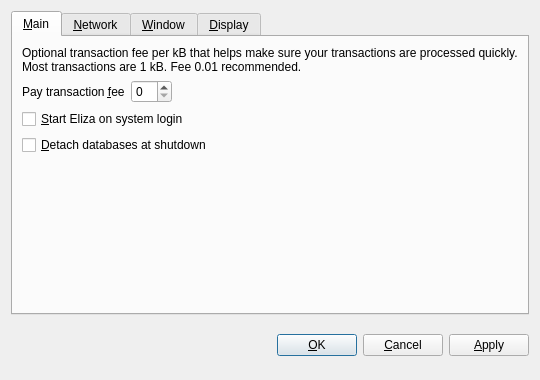
<?xml version="1.0" encoding="UTF-8"?>
<ui version="4.0">
 <class>OptionsDialog</class>
 <widget class="QDialog" name="OptionsDialog">
  <property name="geometry">
   <rect>
    <x>0</x>
    <y>0</y>
    <width>540</width>
    <height>380</height>
   </rect>
  </property>
  <property name="windowTitle">
   <string>Options</string>
  </property>
  <property name="modal">
   <bool>true</bool>
  </property>
  <layout class="QVBoxLayout" name="verticalLayout">
   <item>
    <widget class="QTabWidget" name="tabWidget">
     <property name="tabPosition">
      <enum>QTabWidget::North</enum>
     </property>
     <property name="currentIndex">
      <number>0</number>
     </property>
     <widget class="QWidget" name="tabMain">
      <attribute name="title">
       <string>&amp;Main</string>
      </attribute>
      <layout class="QVBoxLayout" name="verticalLayout_Main">
       <item>
        <widget class="QLabel" name="transactionFeeInfoLabel">
         <property name="text">
          <string>Optional transaction fee per kB that helps make sure your transactions are processed quickly. Most transactions are 1 kB. Fee 0.01 recommended.</string>
         </property>
         <property name="textFormat">
          <enum>Qt::PlainText</enum>
         </property>
         <property name="wordWrap">
          <bool>true</bool>
         </property>
        </widget>
       </item>
       <item>
        <layout class="QHBoxLayout" name="horizontalLayout_Main">
         <item>
          <widget class="QLabel" name="transactionFeeLabel">
           <property name="text">
            <string>Pay transaction &amp;fee</string>
           </property>
           <property name="textFormat">
            <enum>Qt::PlainText</enum>
           </property>
           <property name="buddy">
            <cstring>transactionFee</cstring>
           </property>
          </widget>
         </item>
         <item>
          <widget class="BitcoinAmountField" name="transactionFee"/>
         </item>
         <item>
          <spacer name="horizontalSpacer_Main">
           <property name="orientation">
            <enum>Qt::Horizontal</enum>
           </property>
           <property name="sizeHint" stdset="0">
            <size>
             <width>40</width>
             <height>20</height>
            </size>
           </property>
          </spacer>
         </item>
        </layout>
       </item>
       <item>
        <widget class="QCheckBox" name="bitcoinAtStartup">
         <property name="toolTip">
          <string>Automatically start Eliza after logging in to the system.</string>
         </property>
         <property name="text">
          <string>&amp;Start Eliza on system login</string>
         </property>
        </widget>
       </item>
       <item>
        <widget class="QCheckBox" name="detachDatabases">
         <property name="toolTip">
          <string>Detach block and address databases at shutdown. This means they can be moved to another data directory, but it slows down shutdown. The wallet is always detached.</string>
         </property>
         <property name="text">
          <string>&amp;Detach databases at shutdown</string>
         </property>
        </widget>
       </item>
       <item>
        <spacer name="verticalSpacer_Main">
         <property name="orientation">
          <enum>Qt::Vertical</enum>
         </property>
         <property name="sizeHint" stdset="0">
          <size>
           <width>20</width>
           <height>40</height>
          </size>
         </property>
        </spacer>
       </item>
      </layout>
     </widget>
     <widget class="QWidget" name="tabNetwork">
      <attribute name="title">
       <string>&amp;Network</string>
      </attribute>
      <layout class="QVBoxLayout" name="verticalLayout_Network">
       <item>
        <widget class="QCheckBox" name="mapPortUpnp">
         <property name="toolTip">
          <string>Automatically open the Eliza client port on the router. This only works when your router supports UPnP and it is enabled.</string>
         </property>
         <property name="text">
          <string>Map port using &amp;UPnP</string>
         </property>
        </widget>
       </item>
       <item>
        <widget class="QCheckBox" name="connectSocks">
         <property name="toolTip">
          <string>Connect to the Eliza network through a SOCKS proxy (e.g. when connecting through Tor).</string>
         </property>
         <property name="text">
          <string>&amp;Connect through SOCKS proxy:</string>
         </property>
        </widget>
       </item>
       <item>
        <layout class="QHBoxLayout" name="horizontalLayout_Network">
         <item>
          <widget class="QLabel" name="proxyIpLabel">
           <property name="text">
            <string>Proxy &amp;IP:</string>
           </property>
           <property name="textFormat">
            <enum>Qt::PlainText</enum>
           </property>
           <property name="buddy">
            <cstring>proxyIp</cstring>
           </property>
          </widget>
         </item>
         <item>
          <widget class="QValidatedLineEdit" name="proxyIp">
           <property name="maximumSize">
            <size>
             <width>140</width>
             <height>16777215</height>
            </size>
           </property>
           <property name="toolTip">
            <string>IP address of the proxy (e.g. 127.0.0.1)</string>
           </property>
          </widget>
         </item>
         <item>
          <widget class="QLabel" name="proxyPortLabel">
           <property name="text">
            <string>&amp;Port:</string>
           </property>
           <property name="textFormat">
            <enum>Qt::PlainText</enum>
           </property>
           <property name="buddy">
            <cstring>proxyPort</cstring>
           </property>
          </widget>
         </item>
         <item>
          <widget class="QLineEdit" name="proxyPort">
           <property name="maximumSize">
            <size>
             <width>55</width>
             <height>16777215</height>
            </size>
           </property>
           <property name="toolTip">
            <string>Port of the proxy (e.g. 9050)</string>
           </property>
          </widget>
         </item>
         <item>
          <widget class="QLabel" name="socksVersionLabel">
           <property name="text">
            <string>SOCKS &amp;Version:</string>
           </property>
           <property name="textFormat">
            <enum>Qt::PlainText</enum>
           </property>
           <property name="buddy">
            <cstring>socksVersion</cstring>
           </property>
          </widget>
         </item>
         <item>
          <widget class="QValueComboBox" name="socksVersion">
           <property name="toolTip">
            <string>SOCKS version of the proxy (e.g. 5)</string>
           </property>
          </widget>
         </item>
         <item>
          <spacer name="horizontalSpacer_Network">
           <property name="orientation">
            <enum>Qt::Horizontal</enum>
           </property>
           <property name="sizeHint" stdset="0">
            <size>
             <width>40</width>
             <height>20</height>
            </size>
           </property>
          </spacer>
         </item>
        </layout>
       </item>
       <item>
        <spacer name="verticalSpacer_Network">
         <property name="orientation">
          <enum>Qt::Vertical</enum>
         </property>
         <property name="sizeHint" stdset="0">
          <size>
           <width>20</width>
           <height>40</height>
          </size>
         </property>
        </spacer>
       </item>
      </layout>
     </widget>
     <widget class="QWidget" name="tabWindow">
      <attribute name="title">
       <string>&amp;Window</string>
      </attribute>
      <layout class="QVBoxLayout" name="verticalLayout_Window">
       <item>
        <widget class="QCheckBox" name="minimizeToTray">
         <property name="toolTip">
          <string>Show only a tray icon after minimizing the window.</string>
         </property>
         <property name="text">
          <string>&amp;Minimize to the tray instead of the taskbar</string>
         </property>
        </widget>
       </item>
       <item>
        <widget class="QCheckBox" name="minimizeOnClose">
         <property name="toolTip">
          <string>Minimize instead of exit the application when the window is closed. When this option is enabled, the application will be closed only after selecting Quit in the menu.</string>
         </property>
         <property name="text">
          <string>M&amp;inimize on close</string>
         </property>
        </widget>
       </item>
       <item>
        <spacer name="verticalSpacer_Window">
         <property name="orientation">
          <enum>Qt::Vertical</enum>
         </property>
         <property name="sizeHint" stdset="0">
          <size>
           <width>20</width>
           <height>40</height>
          </size>
         </property>
        </spacer>
       </item>
      </layout>
     </widget>
     <widget class="QWidget" name="tabDisplay">
      <attribute name="title">
       <string>&amp;Display</string>
      </attribute>
      <layout class="QVBoxLayout" name="verticalLayout_Display">
       <item>
        <layout class="QHBoxLayout" name="horizontalLayout_1_Display">
         <item>
          <widget class="QLabel" name="langLabel">
           <property name="text">
            <string>User Interface &amp;language:</string>
           </property>
           <property name="textFormat">
            <enum>Qt::PlainText</enum>
           </property>
           <property name="buddy">
            <cstring>lang</cstring>
           </property>
          </widget>
         </item>
         <item>
          <widget class="QValueComboBox" name="lang">
           <property name="toolTip">
            <string>The user interface language can be set here. This setting will take effect after restarting Eliza.</string>
           </property>
          </widget>
         </item>
        </layout>
       </item>
       <item>
        <layout class="QHBoxLayout" name="horizontalLayout_2_Display">
         <item>
          <widget class="QLabel" name="unitLabel">
           <property name="text">
            <string>&amp;Unit to show amounts in:</string>
           </property>
           <property name="textFormat">
            <enum>Qt::PlainText</enum>
           </property>
           <property name="buddy">
            <cstring>unit</cstring>
           </property>
          </widget>
         </item>
         <item>
          <widget class="QValueComboBox" name="unit">
           <property name="toolTip">
            <string>Choose the default subdivision unit to show in the interface and when sending coins.</string>
           </property>
          </widget>
         </item>
        </layout>
       </item>
       <item>
        <widget class="QCheckBox" name="displayAddresses">
         <property name="toolTip">
          <string>Whether to show Eliza addresses in the transaction list or not.</string>
         </property>
         <property name="text">
          <string>&amp;Display addresses in transaction list</string>
         </property>
        </widget>
       </item>
       <item>	   
	     <widget class="QCheckBox" name="coinControlFeatures">
         <property name="toolTip">
          <string>Whether to show coin control features or not.</string>
          </property>
         <property name="text">
         <string>Display coin &amp;control features (experts only!)</string>
          </property>
         </widget>
        </item>
        <item>
        <spacer name="verticalSpacer_Display">
         <property name="orientation">
          <enum>Qt::Vertical</enum>
         </property>
         <property name="sizeHint" stdset="0">
          <size>
           <width>20</width>
           <height>40</height>
          </size>
         </property>
        </spacer>
       </item>
      </layout>
     </widget>
    </widget>
   </item>
   <item>
    <layout class="QHBoxLayout" name="horizontalLayout_Buttons">
     <item>
      <spacer name="horizontalSpacer_1">
       <property name="orientation">
        <enum>Qt::Horizontal</enum>
       </property>
       <property name="sizeHint" stdset="0">
        <size>
         <width>40</width>
         <height>48</height>
        </size>
       </property>
      </spacer>
     </item>
     <item>
      <widget class="QLabel" name="statusLabel">
       <property name="font">
        <font>
         <weight>75</weight>
         <bold>true</bold>
        </font>
       </property>
       <property name="text">
        <string/>
       </property>
       <property name="textFormat">
        <enum>Qt::PlainText</enum>
       </property>
       <property name="wordWrap">
        <bool>true</bool>
       </property>
      </widget>
     </item>
     <item>
      <spacer name="horizontalSpacer_2">
       <property name="orientation">
        <enum>Qt::Horizontal</enum>
       </property>
       <property name="sizeHint" stdset="0">
        <size>
         <width>40</width>
         <height>48</height>
        </size>
       </property>
      </spacer>
     </item>
     <item>
      <widget class="QPushButton" name="okButton">
       <property name="text">
        <string>&amp;OK</string>
       </property>
      </widget>
     </item>
     <item>
      <widget class="QPushButton" name="cancelButton">
       <property name="text">
        <string>&amp;Cancel</string>
       </property>
       <property name="autoDefault">
        <bool>false</bool>
       </property>
      </widget>
     </item>
     <item>
      <widget class="QPushButton" name="applyButton">
       <property name="text">
        <string>&amp;Apply</string>
       </property>
       <property name="autoDefault">
        <bool>false</bool>
       </property>
      </widget>
     </item>
    </layout>
   </item>
  </layout>
 </widget>
 <customwidgets>
  <customwidget>
   <class>BitcoinAmountField</class>
   <extends>QSpinBox</extends>
   <header>bitcoinamountfield.h</header>
  </customwidget>
  <customwidget>
   <class>QValueComboBox</class>
   <extends>QComboBox</extends>
   <header>qvaluecombobox.h</header>
  </customwidget>
  <customwidget>
   <class>QValidatedLineEdit</class>
   <extends>QLineEdit</extends>
   <header>qvalidatedlineedit.h</header>
  </customwidget>
 </customwidgets>
 <resources/>
 <connections/>
</ui>
